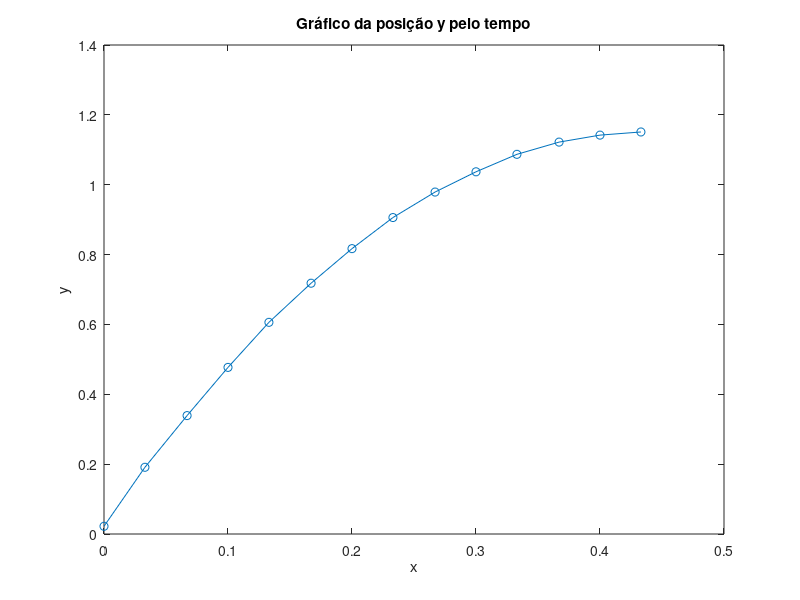

Write the MATLAB code that produced this figure.
x = [0, 0.033, 0.067, 0.1, 0.133, 0.167, 0.2, 0.233, 0.267, 0.3, 0.333, 0.367, 0.4, 0.433];
y = [0.0221, 0.191, 0.339, 0.477, 0.606, 0.718, 0.817, 0.906, 0.979, 1.037, 1.087, 1.122, 1.142, 1.151];
plot(x, y, '-o');
xlabel('x');
ylabel('y');
title('Gráfico da posição y pelo tempo');